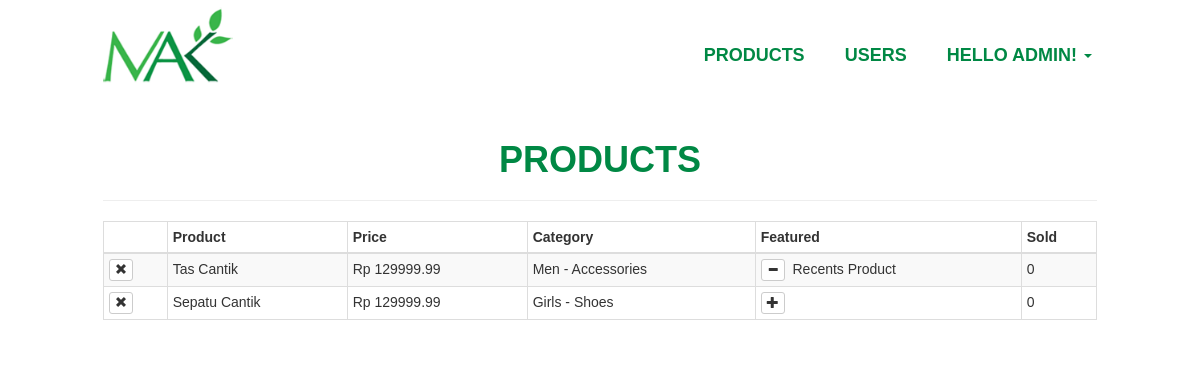
Screenshot of /user/admin-products.php (signed in) with the database file from the repository.
### tables this page shows
CREATE TABLE `users` (
  `id` int(11) NOT NULL,
  `full_name` varchar(200) NOT NULL,
  `birth_date` date NOT NULL,
  `no_hp` varchar(200) NOT NULL,
  `image` varchar(200) NOT NULL,
  `email` varchar(200) NOT NULL,
  `password` varchar(200) NOT NULL,
  `type` enum('admin','member') NOT NULL DEFAULT 'member'
);

CREATE TABLE `products` (
  `id` int(11) NOT NULL,
  `title` varchar(200) NOT NULL,
  `price` decimal(10,2) NOT NULL,
  `list_price` decimal(10,2) NOT NULL,
  `categories` varchar(200) NOT NULL,
  `image` varchar(200) NOT NULL,
  `description` text NOT NULL,
  `featured` int(11) NOT NULL
);

### core/connection.php (called while the page is built, shortened)
<?php
	$mysqli = mysqli_connect('localhost', 'root', '', 'projectakhir');
	if(isset($_SESSION["sess_usertype"])){
		$user_id = $_SESSION["sess_user_id"];
		$query = $mysqli->query("SELECT * FROM users WHERE id = '$user_id'");
		$user_data = mysqli_fetch_assoc($query);
	}
?>

### user/admin-products.php (the view, shortened to what this page needs)
<?php
	require_once $_SERVER["DOCUMENT_ROOT"]."/pemweb/projectakhir/core/connection.php";
	include "includes/admin-head.php";
	include "includes/admin-navbar.php";
	$sql = "SELECT * FROM products";
	$results = $mysqli->query($sql);
?>
<div class="container products-page">
	<h1 class="text-center">Products</h1>
	<hr>
	<table class="table table-bordered table-condensed table-striped">
		<thead>
			<th></th>
			<th>Product</th>
			<th>Price</th>
			<th>Category</th>
			<th>Featured</th>
			<th>Sold</th>
		</thead>
		<?php while($product = mysqli_fetch_assoc($results)) :
			$childID = $product["categories"];
			$csql = "SELECT * FROM categories WHERE id = '$childID'";
			$cresult = $mysqli->query($csql);
			$child = mysqli_fetch_assoc($cresult);
			$parentID = $child["parent"];
			$psql = "SELECT * FROM categories WHERE id = '$parentID'";
			$presult = $mysqli->query($psql);
			$parent = mysqli_fetch_assoc($presult);
			$category = $parent["cat_name"]. " - " . $child["cat_name"];
		?>
			<tr>
				<td>
					<a href="admin-products.php?delete=<?= $product["id"]; ?>" class="btn btn-xs btn-default"><span class="glyphicon glyphicon-remove"></span></a>
				</td>
				<td><?= $product["title"]; ?></td>
				<td>Rp <?= $product["price"]; ?></td>
				<td><?= $category;?></td>
				<td>
					<a href="admin-products.php?featured=<?= (($product["featured"] == 0)?"1":"0"); ?>&id=<?= $product["id"]; ?>" class="btn btn-xs btn-default">
						<span class="glyphicon glyphicon-<?= (($product["featured"] == 1)?"minus":"plus"); ?>"></span>
					</a>
					&nbsp<?=(($product["featured"] == 1)?"Recents Product":"");?>
				</td>
				<td>0</td>
			</tr>
		<?php endwhile; ?>
	</table>
</div>
<?php
	include "includes/footer.php";
?>

### user/includes/admin-navbar.php (shortened to what this page needs)
	<div class="container">
	<nav class="navbar navbar-default navbar-fixed-top">
		<div class="container">
            <div class="row">
				<div class="col-md-3 col-sm-8 col-xs-12">
					<div class="navbar-header">
						<a class="navbar-brand" href="#">
							<img alt="Brand" class="img-responsive img-logo" src="../img/mak.png">
						</a>
					</div>
				</div>
				<div class="col-md-9 col-sm-4 col-xs-12">
					<div class="collapse navbar-collapse" id="bs-example-navbar-collapse-1">
						<ul class="nav navbar-nav navbar-right menu-top">
							<li><a href="admin-products.php">Products</a></li>
							<li><a href="admin-user.php">Users</a></li>
							<li class="dropdown">
								<a href="#" class="dropdown-toggle" data-toggle="dropdown">Hello <?=$user_data["full_name"]?>!
									<span class="caret"></span>
								</a>
							</li>
						</ul>
					</div>
				</div>
            </div>
		</div>
    </nav>
</div>

### css/style.css (style rules this page uses)
body { font-family: 'Oswald', sans-serif; font-weight: 400; padding-top: 20px; line-height: 2; }
.navbar-default { background-color: #FFF; border-color: transparent; }
.img-logo { margin-top: -10px; margin-right: 0px; width: 130px; height: auto; }
.navbar-fixed-top .menu-top, .form-signin-heading { margin-top: 30px; margin-bottom: 20px; text-transform: uppercase; font-weight: 900; font-size: 18px; }
.navbar-fixed-top .menu-top>li>a { padding: 15px 0px 15px 0px; margin-left: 20px; margin-right: 20px; color: #084; }
.products-page { margin-top: 100px; }
.products-page h1 { text-transform: uppercase; font-weight: 900; font-size: 36px; color: #084; }
@media (min-width: 769px) { .container { max-width: 1024px; } }

### rows the page displays
users: full_name "ADMIN"
products: title "Tas Cantik", price "129999.99", category "Men - Accessories", featured 1 (drawn)
products: title "Sepatu Cantik", price "129999.99", category "Girls - Shoes", featured 0 (drawn)
